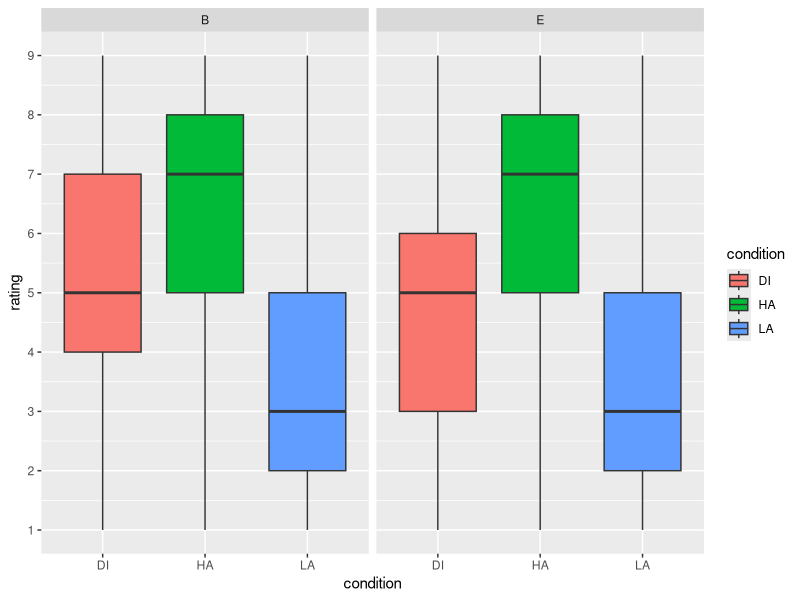
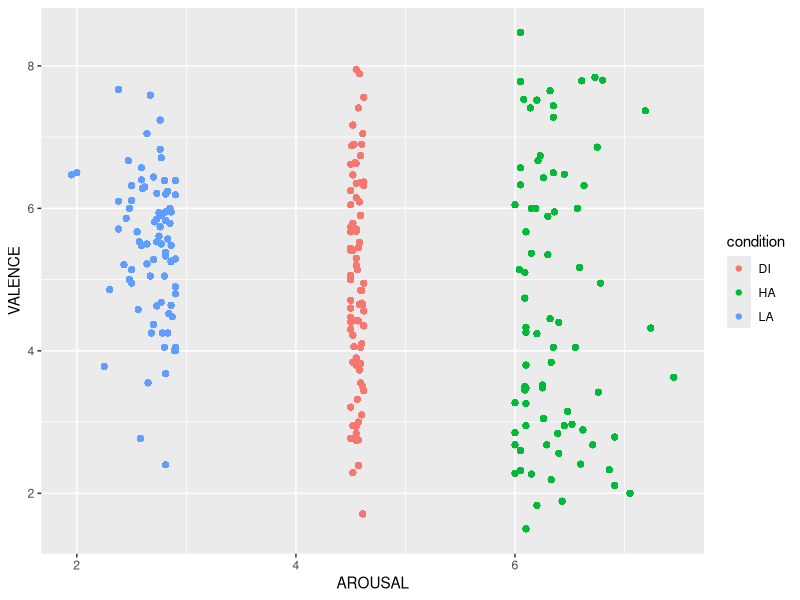
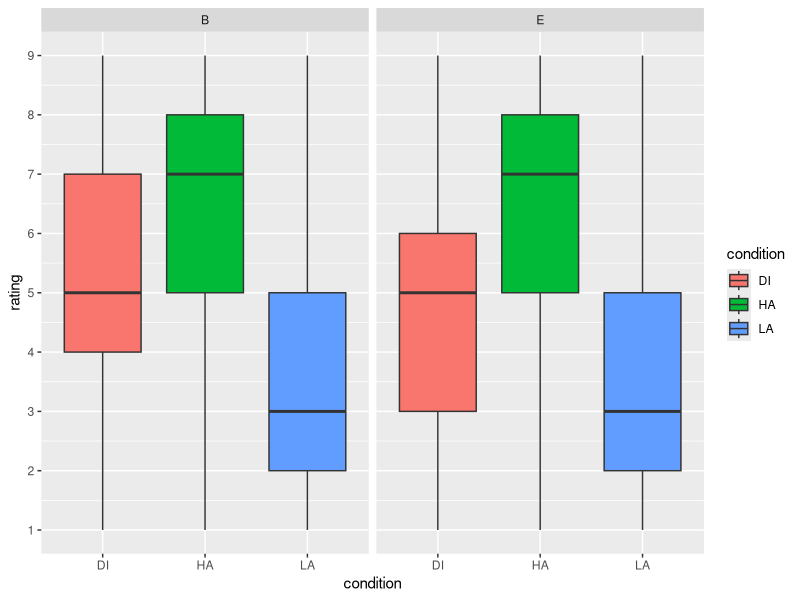
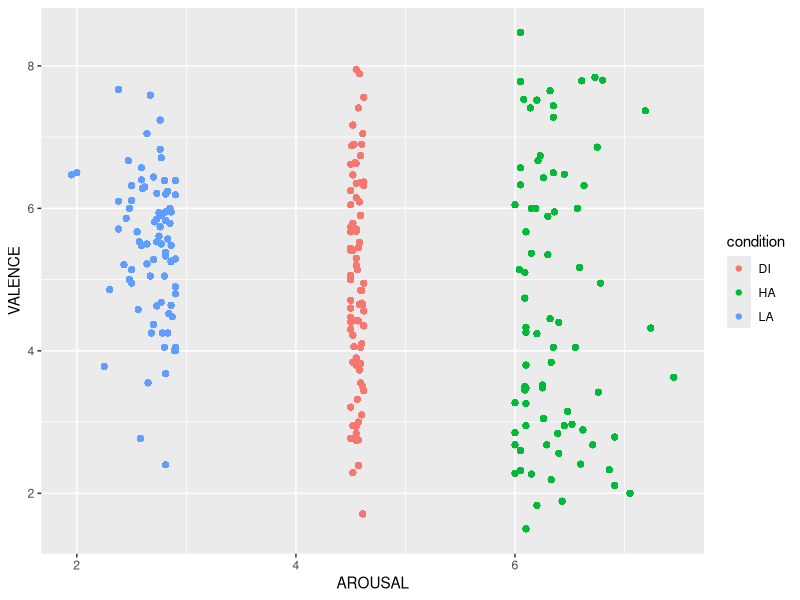

These charts were generated, in order, by the following R code:
## ---- chunk 1
library(tidyverse)
library(knitr)
## ---- chunk 2
words <- NULL
ratings <- NULL
groups <- NULL
## ---- chunk 3
words <- read_csv("item_info.csv")
ratings <- read_csv("ratings.csv")
groups <- read_csv("groups.csv")
## ---- chunk 4
ratings_long <- NULL
## ---- chunk 5
ratings_long <- gather(ratings, "item", "rating", `1`:`240`)
kable(head(ratings_long))
## ---- chunk 6
words_small <- NULL
## ---- chunk 7
words_small <- select(words, item, Word, AROUSAL, VALENCE)
kable(head(words_small))
## ---- chunk 8
words_small <- separate(words_small, item, into = c("item", "condition"), sep = "_")
kable(head(words_small))
## ---- chunk 9
combined_data <- NULL
## ---- chunk 10
combined_data <- inner_join (ratings_long, words_small, by = "item")
## ---- chunk 11
combined_recog <- NULL
## ---- chunk 12
combined_recog <- filter(combined_data, rating!=0)
## ---- chunk 13
# Solution 1 - renaming the column in `combined_recog`
combined_data <- combined_recog %>% rename("Participant" = participant)
preprocessed_data <- inner_join(combined_data, groups, by = "Participant")

# Solution 1 as a pipe
preprocessed_data <- combined_recog %>% 
  rename("Participant" = participant) %>% 
  inner_join(groups, by = "Participant")

# Solution 2 - using inner_join to match two headers that don't match
preprocessed_data <- inner_join(combined_recog, groups, c("participant" = "Participant"))
## ---- chunk 14
rating_summary <- NULL
## ---- chunk 15
rating_summary <- group_by(preprocessed_data, condition, Group) %>% 
  summarise (mean = mean(rating), sd = sd(rating))
## ---- chunk 16
ggplot(preprocessed_data, aes(condition, rating, fill=condition)) + 
  geom_boxplot() + 
  scale_y_continuous(breaks = c(1:9)) + 
  facet_wrap(~Group)
## ---- chunk 17
ggplot(preprocessed_data, aes(x=AROUSAL, y=VALENCE, colour=condition)) + 
  geom_point()
## ---- chunk 18
by_item_ratings <- NULL
## ---- chunk 19
by_item_ratings <- combined_recog %>% 
  group_by(Word) %>% 
  summarise(mean_rating = mean(rating))
## ---- chunk 20
by_item_arranged <- NULL
## ---- chunk 21
by_item_arranged <- arrange(by_item_ratings, mean_rating)
## ---- chunk 22
least_boring <- "NULL"
most_exciting <- "NULL"
## ---- chunk 23
least_exciting <- "slow"
most_exciting <- "pleasure"
## ---- chunk 24
library(tidyverse)
## ---- chunk 25
words <- read_csv("item_info.csv")
ratings <- read_csv("ratings.csv")
groups <- read_csv("groups.csv")
## ---- chunk 26
ratings_long <- gather(ratings, "item", "rating", `1`:`240`)
## ---- chunk 27
words_small <- select(words, item, Word, AROUSAL, VALENCE)
## ---- chunk 28
words_small <- separate(words_small, item, into = c("item", "condition"), sep = "_")
## ---- chunk 29
combined_data <- inner_join(ratings_long, words_small, by = "item")
## ---- chunk 30
combined_recog <- filter(combined_data, rating!=0)
## ---- chunk 31
# Solution 1 - renaming the column in `combined_recog`
combined_data <- combined_recog %>% rename("Participant" = participant)
preprocessed_data <- inner_join(combined_data, groups, by = "Participant")

# Solution 1 as a pipe
preprocessed_data <- combined_recog %>% 
  rename("Participant" = participant) %>% 
  inner_join(groups, by = "Participant")

# Solution 2 - using inner_join to match two headers that don't match
preprocessed_data <- inner_join(combined_recog, groups, c("participant" = "Participant"))
## ---- chunk 32
rating_summary <- group_by(preprocessed_data, condition, Group) %>% 
  summarise(mean = mean(rating), sd = sd(rating))
## ---- chunk 33
ggplot(preprocessed_data, aes(condition, rating, fill=condition)) + 
  geom_boxplot() + 
  scale_y_continuous(breaks = c(1:9)) + 
  facet_wrap(~Group)
## ---- chunk 34
ggplot(preprocessed_data, aes(x=AROUSAL, y=VALENCE, colour=condition)) + 
  geom_point()
## ---- chunk 35
by_item_ratings <- combined_recog %>% 
  group_by(Word) %>% 
  summarise(mean_rating = mean(rating))
## ---- chunk 36
by_item_arranged <- arrange(by_item_ratings, mean_rating)
## ---- chunk 37
least_exciting <- "slow"
most_exciting <- "pleasure"
